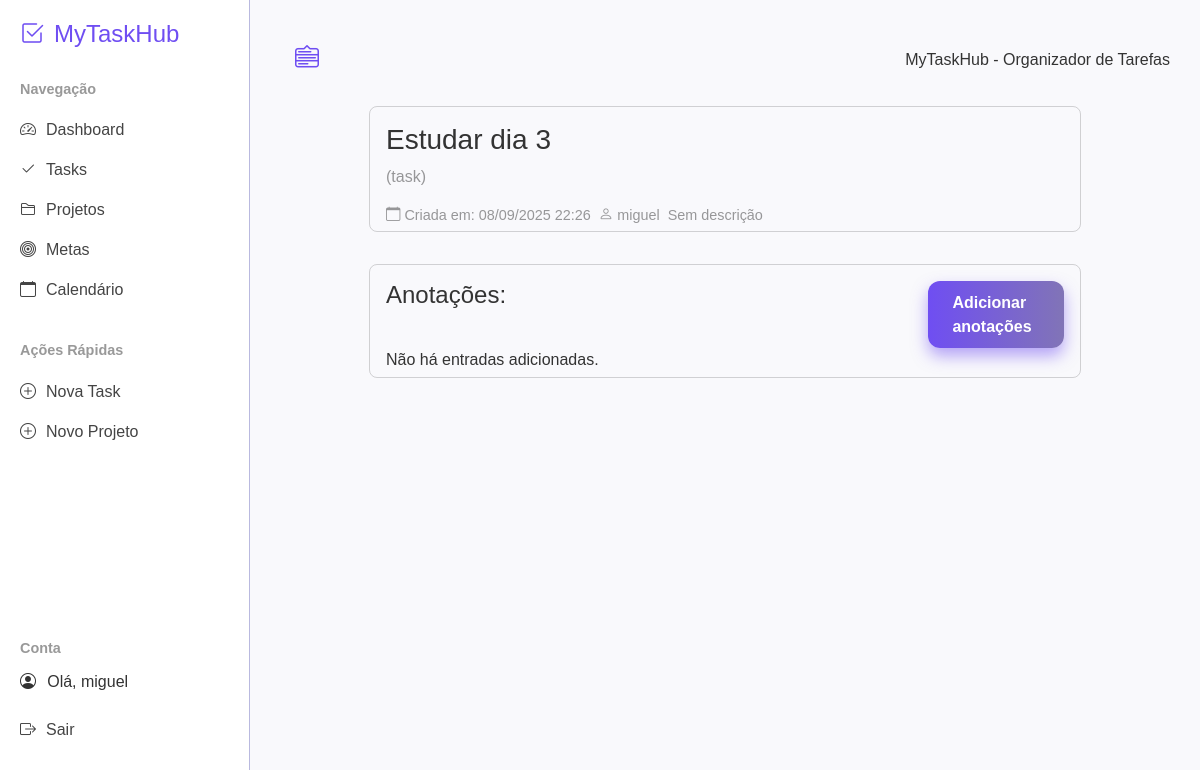
Page /task/15/ (signed in) on the committed database.
### mytaskhubs/models.py (models this page shows, shortened)
class Task(models.Model):
    owner = models.ForeignKey(User, on_delete=models.CASCADE)
    goal = models.ForeignKey(Goal, related_name='tasks', on_delete=models.CASCADE, blank=True, null=True)
    project = models.ForeignKey(Project, null=True, blank=True, on_delete=models.CASCADE, related_name='project_tasks')
    title = models.CharField(max_length=200)
    description = models.TextField(blank=True, default="Sem descrição")
    completed = models.BooleanField(default=False)
    date_added = models.DateTimeField(auto_now_add=True)
    deleted = models.BooleanField(default=False)
    PRIORIDADE_CHOICES = [
        ('B', 'Baixa'),
        ('M', 'Média'),
        ('A', 'Alta'),
    ]
    prioridade = models.CharField(max_length=1, choices=PRIORIDADE_CHOICES, default='M')

### mytaskhubs/views.py (the view)
# urls.py: path('task/<int:task_id>/', views.task, name='task'),
@login_required
def task(request, task_id):
    task = get_object_or_404(Task, id=task_id)
    if task.owner != request.user:
        raise Http404
    entries = task.entry_set.order_by('-date_added')
    return render(request, 'mytaskhubs/task.html', {'task': task, 'entries': entries})

### mytaskhubs/templates/mytaskhubs/task.html (shortened to what this page needs)
{% extends "mytaskhubs/base.html" %}
{% block content %}
<main class="main-task">
<div class="card-head-task">
  <div class="card-head-task-child-1">
    <h3>{{ task.title }}</h3>
  </div>
  <p class="type-title">(task)</p>
  <div class="card-head-task-child-2">
      <p><i class="bi bi-calendar"></i> Criada em: {{ task.date_added|date:"d/m/Y H:i" }}</p>
      <p><i class="bi bi-person"></i> {{ task.owner }}</p>
      <p>{{ task.description }}</p>
  </div>
</div>
<div class="card-body-entry">
    <div class="card-body-entry-child-1">
        <h4>Anotações:</h4>
        <a href="{% url 'new_entry' task.id %}" class="btn-entry" >Adicionar anotações</a>
    </div>
    <ul class="list-entry">
        {% for entry in entries %}
            <li class="entry">
            <p>{{ entry.title | linebreaks }}</p>
            <div class="card-body-entry-child-2">
                <p><i class="bi bi-calendar"></i> {{ entry.date_added | date:'d/m/Y H:i' }}</p>
                <p><i class="bi bi-person"></i> {{ task.owner }}</p>
                <a href="{% url 'edit_entry' entry.id %}" title="Editar">
                <i class="bi bi-pencil-square"></i>
                </a>
                <button type="button"
                    class="btn-delete-entry"
                    title="Excluir"
                    data-bs-toggle="modal"
                    data-bs-target="#confirmArchiveModal"
                    data-entry-id="{{ entry.id }}"
                    data-url="{% url 'delete_entry' entry.id %}">
                <i class="bi bi-trash"></i>
                </button>
            </div>
            </li>
        {% empty %}
            <li>Não há entradas adicionadas.</li>
        {% endfor %}
        </ul>
    </div>
</main>
{% endblock content %}

### mytaskhubs/templates/mytaskhubs/base.html (shortened to what this page needs)
{% load static %}
<!DOCTYPE html>
<html lang="pt-br">
<head>
    <link href="https://cdn.jsdelivr.net/npm/bootstrap-icons@1.11.3/font/bootstrap-icons.css" rel="stylesheet">
    <link href="https://cdn.jsdelivr.net/npm/bootstrap@5.3.3/dist/css/bootstrap.min.css" rel="stylesheet">
    <link rel="stylesheet" href="{% static 'mytaskhubs/css/style_index.css' %}">
    <link rel="stylesheet" href="{% static 'mytaskhubs/css/style_new_task.css' %}">
    <link rel="stylesheet" href="{% static 'mytaskhubs/css/style_projects.css' %}">
    <link rel="stylesheet" href="{% static 'mytaskhubs/css/style_tasks.css' %}">
    <link rel="stylesheet" href="{% static 'mytaskhubs/css/style_task.css' %}">
    <link rel="stylesheet" href="{% static 'mytaskhubs/css/style_goal.css' %}">
</head>
<body>
  <nav class="sidebar" id="sidebar">
  <div>
    <h2><i class="bi bi-check2-square"></i> MyTaskHub</h2>
    <div class="nav-section">
      <strong>Navegação</strong>
      <a href="{% url 'index' %}"
         class="{% if request.resolver_match.url_name == 'index' %}active{% endif %}">
        <i class="bi bi-speedometer2"></i> Dashboard
      </a>
      <a href="{% url 'tasks' %}"
         class="{% if request.resolver_match.url_name == 'tasks' %}active{% endif %}">
        <i class="bi bi-check2"></i> Tasks
      </a>
      <a href="{% url 'projects' %}"
         class="{% if request.resolver_match.url_name == 'projects' %}active{% endif %}">
        <i class="bi bi-folder2"></i> Projetos
      </a>
      <a href="{% url 'goals' %}"
         class="{% if request.resolver_match.url_name == 'goals' %}active{% endif %}">
        <i class="bi bi-bullseye"></i> Metas
      </a>
      <a href="{% url 'calendario_tasks' %}"
         class="{% if request.resolver_match.url_name == 'calendario_tasks' %}active{% endif %}">
        <i class="bi bi-calendar"></i> Calendário
      </a>
    </div>
      <div class="nav-section">
        <strong>Ações Rápidas</strong>
        <a href="{% url 'new_task_no_project' %}"><i class="bi bi-plus-circle"></i> Nova Task</a>
        <a href="{% url 'new_project' %}"><i class="bi bi-plus-circle"></i> Novo Projeto</a>
      </div>
    </div>
    <div class="nav-section">
      <strong>Conta</strong>
      {% if user.is_authenticated %}
        <p style="display: flex; gap: 0.7rem;"><i class="bi bi-person-circle"></i> Olá, {{ user.username }}</p>
        <a href="{% url 'logout' %}"><i class="bi bi-box-arrow-right"></i> Sair</a>
      {% else %}
        <a href="{% url 'login' %}"><i class="bi bi-box-arrow-in-right"></i> Entrar</a>
        <a href="{% url 'register' %}"><i class="bi bi-person-plus"></i> Cadastrar</a>
      {% endif %}
    </div>
  </nav>
  <main class="content" id="content">
    <div style="display: flex; width: 100%; justify-content: space-between; align-items: center;">
      <button class="toggle-btn" id="toggleBtn">
        <i class="bi-menu-down" style="color: #6f4ef2;"></i>
      </button>
      <p>MyTaskHub - Organizador de Tarefas</p>
    </div>
    {% block content %}{% endblock content %}
  </main>
</body>
</html>

### mytaskhubs/static/mytaskhubs/css/style_index.css (style rules this page uses)
body { font-family: 'Inter', sans-serif; }

### mytaskhubs/static/mytaskhubs/css/style_new_task.css (style rules this page uses)
body { font-family: Impact, Haettenschweiler, 'Arial Narrow Bold', sans-serif; }

### mytaskhubs/static/mytaskhubs/css/style_projects.css (style rules this page uses)
.btn, .btn-concluir, .btn-delete, .btn-concluido, .btn-entry { display: flex; align-items: center; justify-content: center; gap: 0.5rem; font-weight: bold; font-size: 1rem; border-radius: 12px; text-decoration: none; color: white; transition: all 0.3s ease-in-out; cursor: pointer; box-shadow: 0 8px 16px rgba(111,78,242,0.5); }
.btn-entry, .btn-dashboard { background: linear-gradient(90deg, #6f4ef2, #8174b7); padding: 0.6rem 1.5rem; width: 20%; }

### mytaskhubs/static/mytaskhubs/css/style_task.css (style rules this page uses)
.main-task { display: flex; align-items: center; justify-content: center; flex-direction: column; gap: 2rem; }
.card-head-task, .card-body-entry { display: flex; flex-direction: column; border: 1px solid rgba(0, 0, 0, 0.166); border-radius: 8px; width: 80%; padding: 1rem; padding-bottom: 0.3rem; }
.card-head-task-child-1, .card-body-entry-child-1 { display: flex; justify-content: space-between; }
.card-head-task-child-1 h3 { font-family: "Poppins", sans-serif; font-weight: 500; }
.card-head-task-child-2, .card-body-entry-child-2 { display: flex; align-items: center; gap: 0.5rem; flex-wrap: wrap; }
.card-head-task-child-2 p, .card-body-entry-child-2 p { font-family: "Poppins", sans-serif; color: rgba(0, 0, 0, 0.396); margin: 0; font-size: 0.9rem; }
.type-title { color: rgba(0, 0, 0, 0.396); }
.list-entry { list-style: none; padding: 0; margin: 0; }

### mytaskhubs/templates/mytaskhubs/base.html (style rules this page uses)
* { margin: 0; padding: 0; box-sizing: border-box; }
body { font-family: "Poppins", sans-serif; display: flex; min-height: 100vh; background-color: #f9f9fc; color: #333; }
.sidebar { width: 250px; background-color: #fff; border-right: 1px solid #6f6fbd7b; padding: 20px; display: flex; flex-direction: column; justify-content: space-between; position: fixed; top: 0; bottom: 0; left: 0; transition: ease 0.3s; }
.sidebar h2 { font-size: 1.5rem; margin-bottom: 30px; display: flex; align-items: center; gap: 10px; color: #6f4ef2; }
.sidebar strong { display: block; margin-bottom: 10px; font-size: 0.9rem; color: #999; }
.sidebar .nav-section { margin-bottom: 30px; }
.sidebar a { display: flex; align-items: center; gap: 10px; color: #444; text-decoration: none; padding: 8px 0; font-weight: 500; }
.toggle-btn { position: relative; display: inline-block; font-size: 24px; background-color: transparent; color: white; border: none; padding: 10px 15px; cursor: pointer; border-radius: 8px; margin-bottom: 20px; z-index: auto; }
.content { margin-left: 250px; padding: 30px; flex: 1; transition: margin-left 0.3s ease; }

### rows in the picture
Task: title "Estudar dia 3", date_added "08/09/2025 22:26", owner "miguel", description "Sem descrição"

### other values in the picture
{{ user.username }} "miguel"
